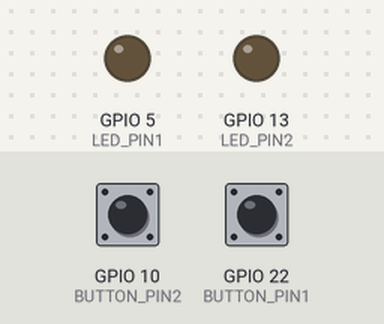
This program was run on a simulated Raspberry Pi (BCM pin numbers). On the bench: output pins drawn as LEDs (lit = HIGH). Inputs (shaded band) come from the test bench; at power-on: GPIO 10 (BUTTON_PIN2) HIGH, GPIO 22 (BUTTON_PIN1) HIGH. The clock reads 2024-03-15 10:24:30 at power-on unless the program sets it.

Above: at 1.2 s.
1.3 s: GPIO 10 (BUTTON_PIN2) pulled LOW for 0.15 s
At 2.5 s:
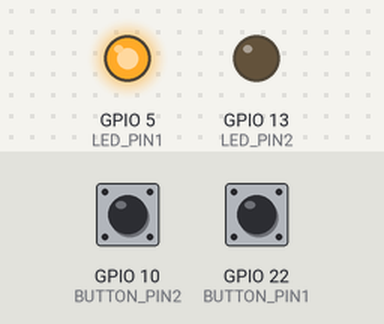
4.3 s: GPIO 10 (BUTTON_PIN2) pulled LOW for 3.2 s
At 6.2 s:
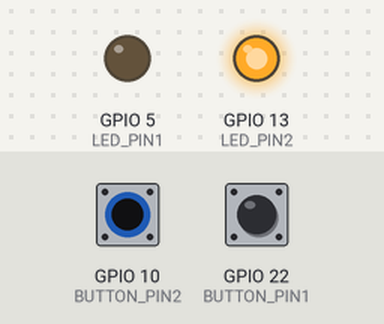
Timing chart, 0 to 15.0 s (numbered marks = the images above; inputs shaded):
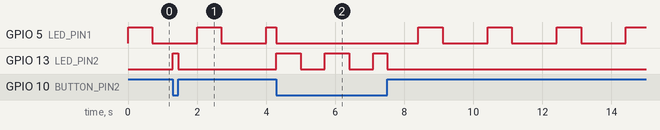

The program:

opdracht5.py
```python
#Bibliotheken importen GPIO en Time
import RPi.GPIO as GPIO
import time


#Leds verbinden aan poort 5 en 13 en knoppen aan 22 en 10
LED_PIN1 = 5
LED_PIN2 = 13
BUTTON_PIN1 = 22
BUTTON_PIN2 = 10

#setupcode voor board, leds, knoppen
GPIO.setmode(GPIO.BCM)
GPIO.setup(LED_PIN1, GPIO.OUT)
GPIO.setup(LED_PIN2, GPIO.OUT)
GPIO.setup(BUTTON_PIN1, GPIO.IN, GPIO.PUD_UP)
GPIO.setup(BUTTON_PIN2, GPIO.IN, GPIO.PUD_UP)

#tijd status variabelen
previousMillis1 = 0
previousMillis2 = 0
# Status van lichtjes bijhouden
LED_STATE1 = GPIO.LOW
LED_STATE2 = GPIO.LOW

#methode millis voor tijd
def millis():
    return time.time() * 1000


# variablen om de vertraging in op te slaan
periodA = 1000
periodB = 700
periodC = 1300

while True:

    # statussen van de twee knoppen opvangen
    buttonState1 = GPIO.input(BUTTON_PIN1)
    buttonState2 = GPIO.input(BUTTON_PIN2)

    # tijd starten
    currentMillis = millis()

    # als knop 1 is ingedrukt led 1, 1 seconden aan en 1 seconden uit
    if currentMillis - previousMillis1 > 1000 and buttonState1 == GPIO.LOW:
        #led 2 uitdoen
        GPIO.output(LED_PIN2, GPIO.LOW)
        previousMillis1 = currentMillis
        if LED_STATE1 == GPIO.HIGH:
            GPIO.output(LED_PIN1, GPIO.LOW)
            LED_STATE1 = GPIO.LOW
        else:
            GPIO.output(LED_PIN1, GPIO.HIGH)
            LED_STATE1 = GPIO.HIGH

    # als knop 1 niet is ingedrukt led 1, 1.3 seconden aan en 0.7 seconden uit
    if LED_STATE2 == GPIO.LOW:
        if currentMillis - previousMillis1 > 1300 and buttonState1 == GPIO.HIGH:
                previousMillis1 = currentMillis
                GPIO.output(LED_PIN1, GPIO.HIGH)
                LED_STATE1 = GPIO.HIGH

        if LED_STATE1 == GPIO.HIGH:
            if currentMillis - previousMillis1 > 700 and buttonState1 == GPIO.HIGH:
                previousMillis1 = currentMillis
                GPIO.output(LED_PIN1, GPIO.LOW)
                LED_STATE1 = GPIO.LOW

    #als knop twee is ingedrukt led 2, 0.7 seconden knipperen
    if buttonState2 == GPIO.LOW:
        # led 1 uitdoen
        GPIO.output(LED_PIN1, GPIO.LOW)
        if currentMillis - previousMillis2 > 700:
            previousMillis2 = currentMillis
            if LED_STATE2 == GPIO.HIGH:
                GPIO.output(LED_PIN2, GPIO.LOW)
                LED_STATE2 = GPIO.LOW
            else:
                GPIO.output(LED_PIN2, GPIO.HIGH)
                LED_STATE2 = GPIO.HIGH

    else:
        # led 2 uitdoen
        GPIO.output(LED_PIN2, GPIO.LOW)
        LED_STATE2 = GPIO.LOW
```

Measured:
- after the input at 1.3 s, GPIO 13 (LED_PIN2): LOW → HIGH at once, → LOW 0.15 s later
- after the input at 4.3 s, GPIO 13 (LED_PIN2): goes HIGH 0.70 s, LOW 0.70 s, HIGH 0.70 s, LOW 0.70 s, HIGH 0.39 s, then LOW, starting at once
- by itself, GPIO 5 (LED_PIN1): repeats every 2.0 s: HIGH 0.70 s, LOW 1.3 s
